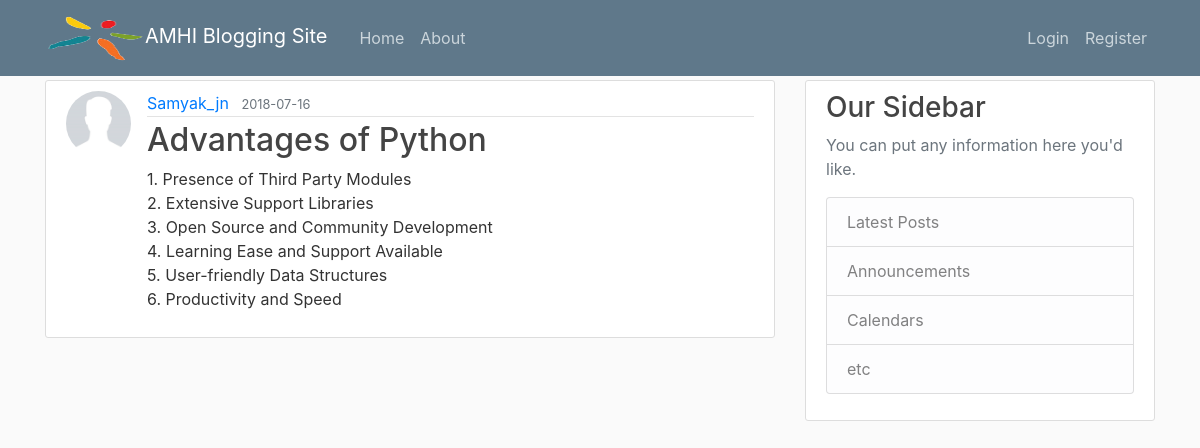
Screenshot of /post/2 with the database file from the repository.
### flaskblog/models.py (models this page shows, shortened)
class User(db.Model, UserMixin):
    id = db.Column(db.Integer, primary_key=True)
    username = db.Column(db.String(20), unique=True, nullable=False)
    email = db.Column(db.String(120), unique=True, nullable=False)
    image_file = db.Column(db.String(20), nullable=False, default='default.jpg')
    password = db.Column(db.String(60), nullable=False)
    posts = db.relationship('Post', backref='author', lazy=True)

class Post(db.Model):
    id = db.Column(db.Integer, primary_key=True)
    title = db.Column(db.String(100), nullable=False)
    date_posted = db.Column(db.DateTime, nullable=False, default=datetime.utcnow)
    content = db.Column(db.Text, nullable=False)
    user_id = db.Column(db.Integer, db.ForeignKey('user.id'), nullable=False)

### flaskblog/routes.py (the view)
@app.route("/post/<int:post_id>")
def post(post_id):
    post = Post.query.get_or_404(post_id)
    return render_template('post.html', title=post.title, post=post)

### flaskblog/templates/post.html (shortened to what this page needs)
{% extends "layout.html" %}
{% block content %}
  <article class="media content-section">
    <img class="rounded-circle article-img" src="{{ url_for('static', filename='profile_pics/' + post.author.image_file) }}">
    <div class="media-body">
      <div class="article-metadata">
        <a class="mr-2" href="#">{{ post.author.username }}</a>
        <small class="text-muted">{{ post.date_posted.strftime('%Y-%m-%d') }}</small>
      </div>
      <h2 class="article-title">{{ post.title }}</h2>
      <p class="article-content">{{ post.content }}</p>
    </div>
  </article>
{% endblock content %}

### flaskblog/static/main.css (style rules this page uses)
body { background: #fafafa; color: #333333; margin-top: 5rem; }
h1, h2, h3, h4, h5, h6 { color: #444444; }
.content-section { background: #ffffff; padding: 10px 20px; border: 1px solid #dddddd; border-radius: 3px; margin-bottom: 20px; }
.article-title { color: #444444; }
.article-content { white-space: pre-line; }
.article-img { height: 65px; width: 65px; margin-right: 16px; }
.article-metadata { padding-bottom: 1px; margin-bottom: 4px; border-bottom: 1px solid #e3e3e3 }

### rows the page displays
User: image_file (placeholder picture), author.username "Samyak_jn"
Post: date_posted "2018-07-16", title "Advantages of Python", content "1. Presence of Third Party Modules 2. Extensive Support Libraries 3. Open Source and Community Development 4. Learning Ease and Support Available 5. User-friendly Data Structures 6. Productivity and Speed"
